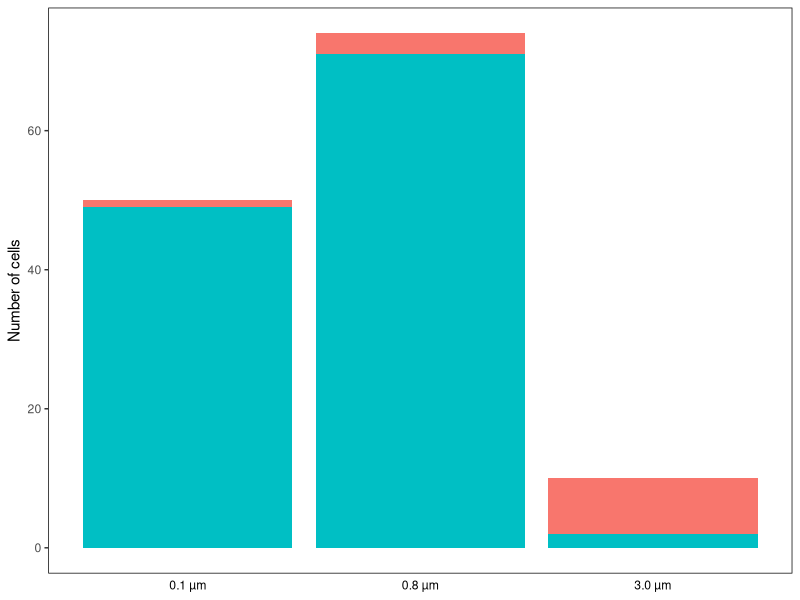
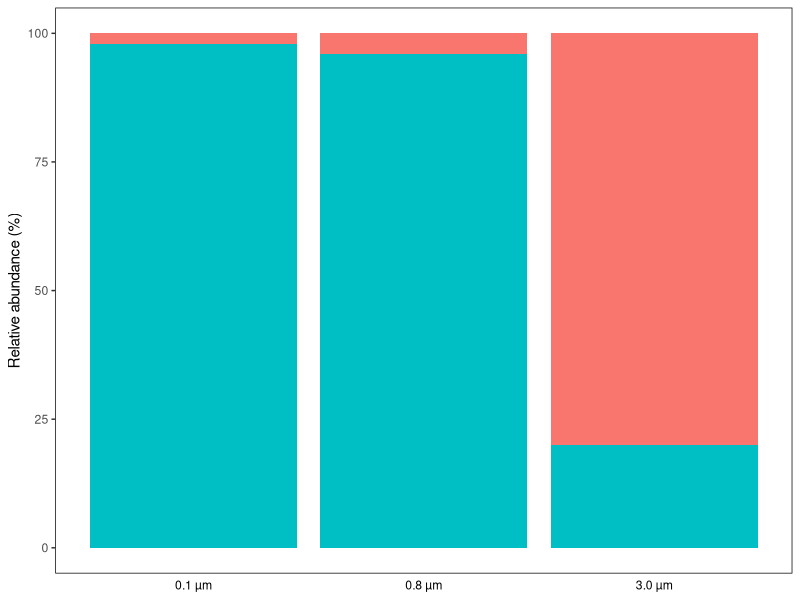
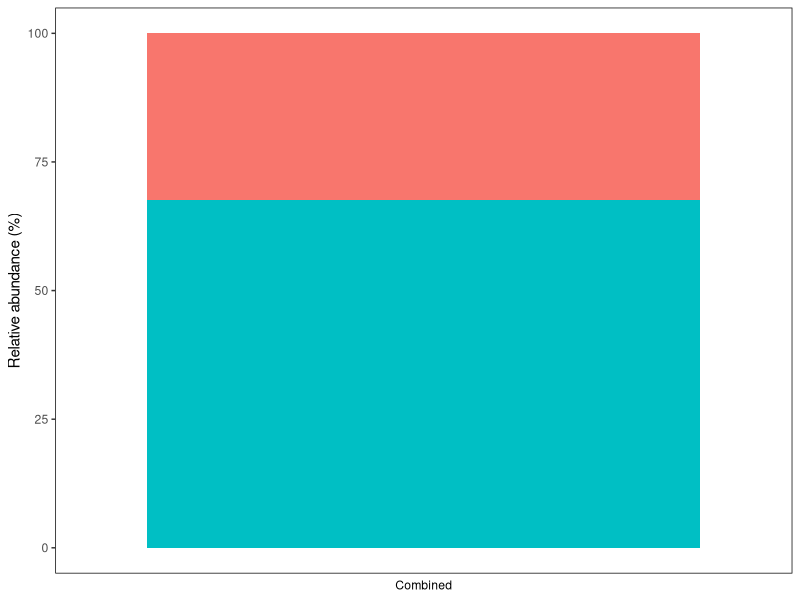

R code for these plots, in order:
#library
library(ggplot2)

#values
df <- data.frame(fraction = factor(c("0.1 µm", "0.1 µm", "0.8 µm", "0.8 µm", "3.0 µm", "3.0 µm")),
                levels = c("0.1 µm", "0.8 µm", "3.0 µm"),
                OTU = factor(c("OTU 1", "OTU 2", "OTU 1", "OTU 2", "OTU 1", "OTU 2")),
                abundance = c(1, 49, 3, 71, 8, 2)
                )

#plot
p <- ggplot(data=df, aes(x=fraction, y=abundance, fill=OTU))
p <- p + geom_bar(stat="identity")
p <- p + theme(panel.grid.major=element_blank(), panel.grid.minor = element_blank(), panel.background=element_blank())
p <- p + theme(panel.border=element_rect(fill=NA))
p <- p + theme(axis.title.x=element_blank())
p <- p + theme(axis.text.x = element_text(color="black"))
p <- p + theme(axis.ticks.x = element_blank())
p <- p + ylab("Number of cells")
p <- p + xlab("Size fraction")
p <- p + theme(legend.position="none")

#output
ggsave("fractionabundances1.png", p, width=3, height=3, dpi=1200)

#values
df <- data.frame(fraction = factor(c("0.1 µm", "0.1 µm", "0.8 µm", "0.8 µm", "3.0 µm", "3.0 µm")),
                levels = c("0.1 µm", "0.8 µm", "3.0 µm"),
                OTU = factor(c("OTU 1", "OTU 2", "OTU 1", "OTU 2", "OTU 1", "OTU 2")),
                abundance = c(2, 98, 4, 96, 80, 20)
                )

#plot
p <- ggplot(data=df, aes(x=fraction, y=abundance, fill=OTU))
p <- p + geom_bar(stat="identity")
p <- p + theme(panel.grid.major=element_blank(), panel.grid.minor = element_blank(), panel.background=element_blank())
p <- p + theme(panel.border=element_rect(fill=NA))
p <- p + theme(axis.title.x=element_blank())
p <- p + theme(axis.text.x = element_text(color="black"))
p <- p + theme(axis.ticks.x = element_blank())
p <- p + ylab("Relative abundance (%)")
p <- p + xlab("Size fraction")
p <- p + theme(legend.position="none")

#output
ggsave("fractionabundances2.png", p, width=3, height=3, dpi=1200)

#values
df <- data.frame(OTU = factor(c("OTU 1", "OTU 2")), abundance = c((2+15+80)/3, (300-2-15-80)/3), sample=factor(c("Combined", "Combined")), levels=c("Combined"))

#plot
p <- ggplot(data=df, aes(y=abundance, fill=OTU, x=sample))
p <- p + geom_bar(stat="identity")
p <- p + theme(panel.grid.major=element_blank(), panel.grid.minor = element_blank(), panel.background=element_blank())
p <- p + theme(panel.border=element_rect(fill=NA))
p <- p + theme(axis.title.x=element_blank())
p <- p + theme(axis.text.x = element_text(color="black"))
p <- p + theme(axis.ticks.x = element_blank())
p <- p + ylab("Relative abundance (%)")
p <- p + theme(legend.position="none")

#output
ggsave("fractionabundances3.png", p, width=1.7, height=3, dpi=1200)
